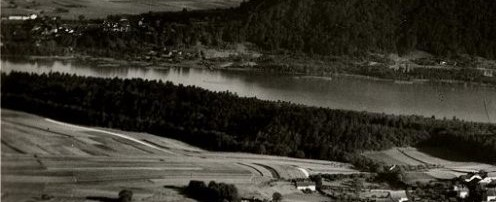
#> input picture figs/01_then_cropped.jpg, 496 x 202 px; its folder holds 4 pictures in this run
$ python OTSU.py
#> lines starting #> are read from the running program, lines starting #| are printed output that depends on the picture; after the words box and inside, x2 and y2 are one past the last pixel; in counts of white or black regions, pixels touching at a corner belong together; pictures that were not available may be replaced by others from this repository, and a replacement may not be noted
# -*- coding:UTF-8 -*-
"""
@author: dueToLife
@contact: wkp372874136@mail.ustc.edu.cn
@datetime: 2021/12/26 21:54
@file: OTSU.py
@software: PyCharm
"""
import cv2
import numpy as np


def otus_match(img1, img2):
    img1gray=cv2.cvtColor(img1,cv2.COLOR_BGR2GRAY)
    img2gray=cv2.cvtColor(img2,cv2.COLOR_BGR2GRAY)
    [m1,n1]=img1gray.shape
    [m,n]=img2gray.shape
# 阈值分割

    ret1,im1=cv2.threshold(img1gray, 0 ,255 , cv2.THRESH_BINARY+cv2.THRESH_OTSU)
    ret2,im2=cv2.threshold(img2gray, 0 ,255 , cv2.THRESH_BINARY+cv2.THRESH_OTSU)
# [6 lines of commented-out code are left out]

    maxn=0
    tempi=0
    tempj=0
    for i in range(m-m1):
        for j in range(n-n1):
            s=np.sum(im1==im2[i:i+m1,j:j+n1])
            if s>maxn:
                maxn=s
                tempi=i
                tempj=j

    img2[tempi:tempi+m1,tempj:tempj+n1,:]=img1
    return img2


if __name__ == '__main__':
    for i in range(28):
        print('processing ', i)
        num = i+1
        num = '{:02d}'.format(num)
        img1 = cv2.imread('../figs/' + str(num) + '_then_cropped.jpg')  # query
#> img1 is the input picture: shape (202, 496, 3); mean B, G, R 43.1, 52.3, 55
        img2 = cv2.imread('../figs/' + str(num) + '_now.jpg')  # train
        res = otus_match(img1, img2)
#> in otus_match, `ret1,im1=cv2.threshold(img1gray, 0 ,255 , cv2.THRESH_BINARY+cv2.THRESH..`:
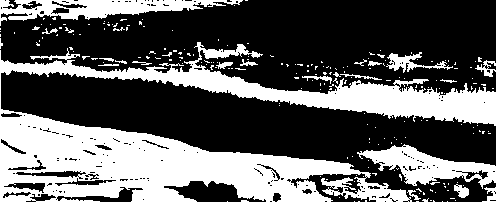
#> im1: shape (202, 496); 36.4% white; 223 white regions (201 under 20 px), largest, box (x1, y1, x2, y2) and area: (0, 42, 496, 202) 28839, (0, 0, 243, 26) 2766, (357, 144, 496, 189) 2603
#> in otus_match, `ret1,im1=cv2.threshold(img1gray, 0 ,255 , cv2.THRESH_BINARY+cv2.THRESH..`: ret1 = 62
#> after the loop in otus_match, `for i in range(m-m1):`: maxn = 0
        cv2.imwrite('../results/' + str(num) + '_otsu.jpg', res)
#> pass 2 of the loop `for i in range(28):`:
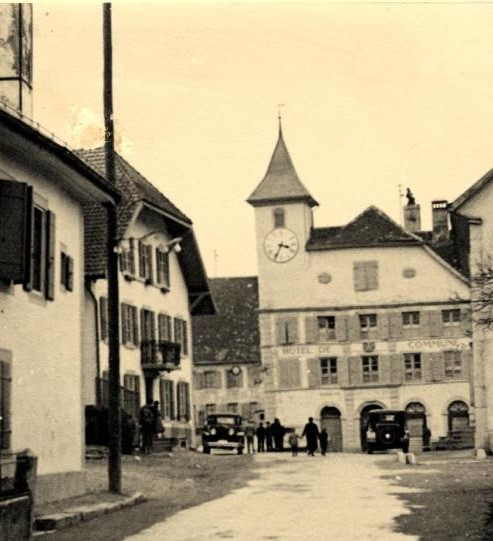
#> input picture figs/02_then_cropped.jpg, 493 x 541 px
#> img1 is the input picture: shape (541, 493, 3); mean B, G, R 129.8, 159.7, 172.9
#> in otus_match (call 2), `img1gray=cv2.cvtColor(img1,cv2.COLOR_BGR2GRAY)`:
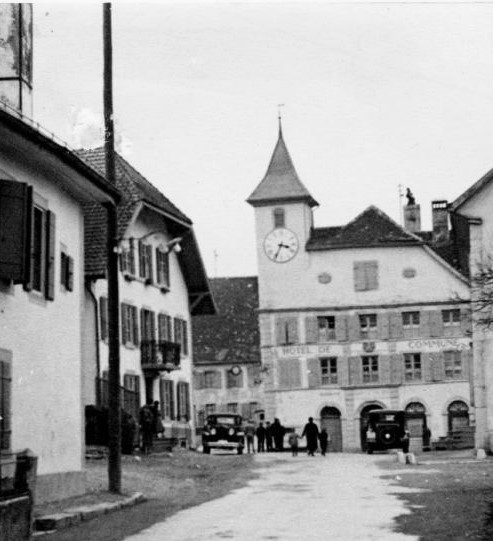
#> img1gray: shape (541, 493); min 0, max 252, mean 160.3
#> in otus_match (call 2), `ret1,im1=cv2.threshold(img1gray, 0 ,255 , cv2.THRESH_BINARY+cv2.THRESH..`:
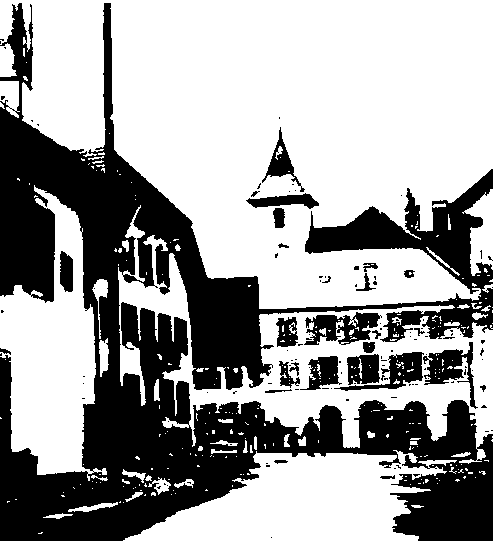
#> im1: shape (541, 493); 62.6% white; 122 black regions (95 under 20 px), largest, box (x1, y1, x2, y2) and area: (0, 3, 493, 541) 90630, (304, 312, 382, 345) 1413, (423, 342, 478, 409) 1281
#> ret1 = 142
#> after the loop in otus_match (call 2), `for i in range(m-m1):`: maxn = 0
#> pass 3 of the loop `for i in range(28):`:
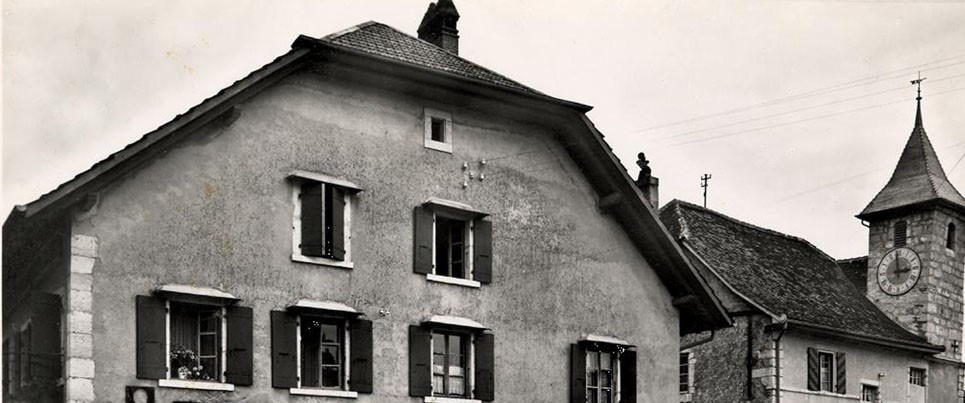
#> input picture figs/03_then_cropped.jpg, 965 x 403 px
#> img1 is the input picture: shape (403, 965, 3); mean B, G, R 136, 140.7, 145.3
#> img1gray: shape (403, 965)
#> in otus_match (call 3), `ret1,im1=cv2.threshold(img1gray, 0 ,255 , cv2.THRESH_BINARY+cv2.THRESH..`:
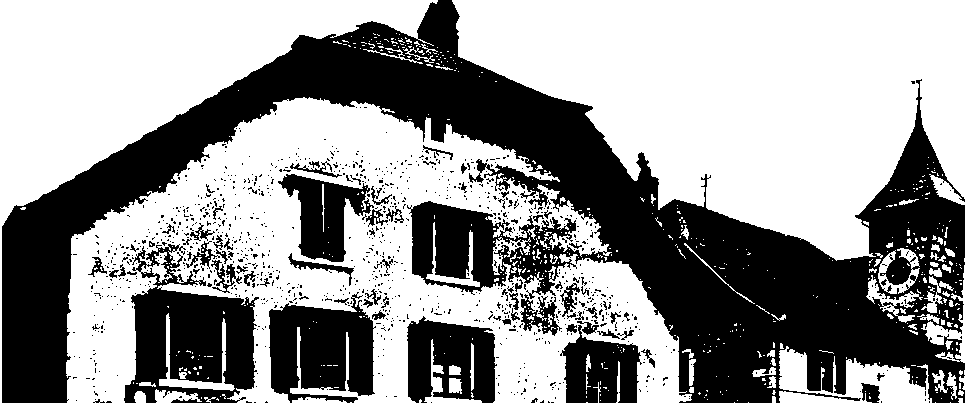
#> im1: shape (403, 965); 59.2% white; 1076 black regions (999 under 20 px), largest, box (x1, y1, x2, y2) and area: (2, 0, 965, 403) 115622, (124, 244, 259, 403) 12059, (269, 292, 376, 403) 8388
#> ret1 = 128
#> after the loop in otus_match (call 3), `for i in range(m-m1):`: maxn = 0
#> (the run stopped early here; a loop or call above may not have finished)
